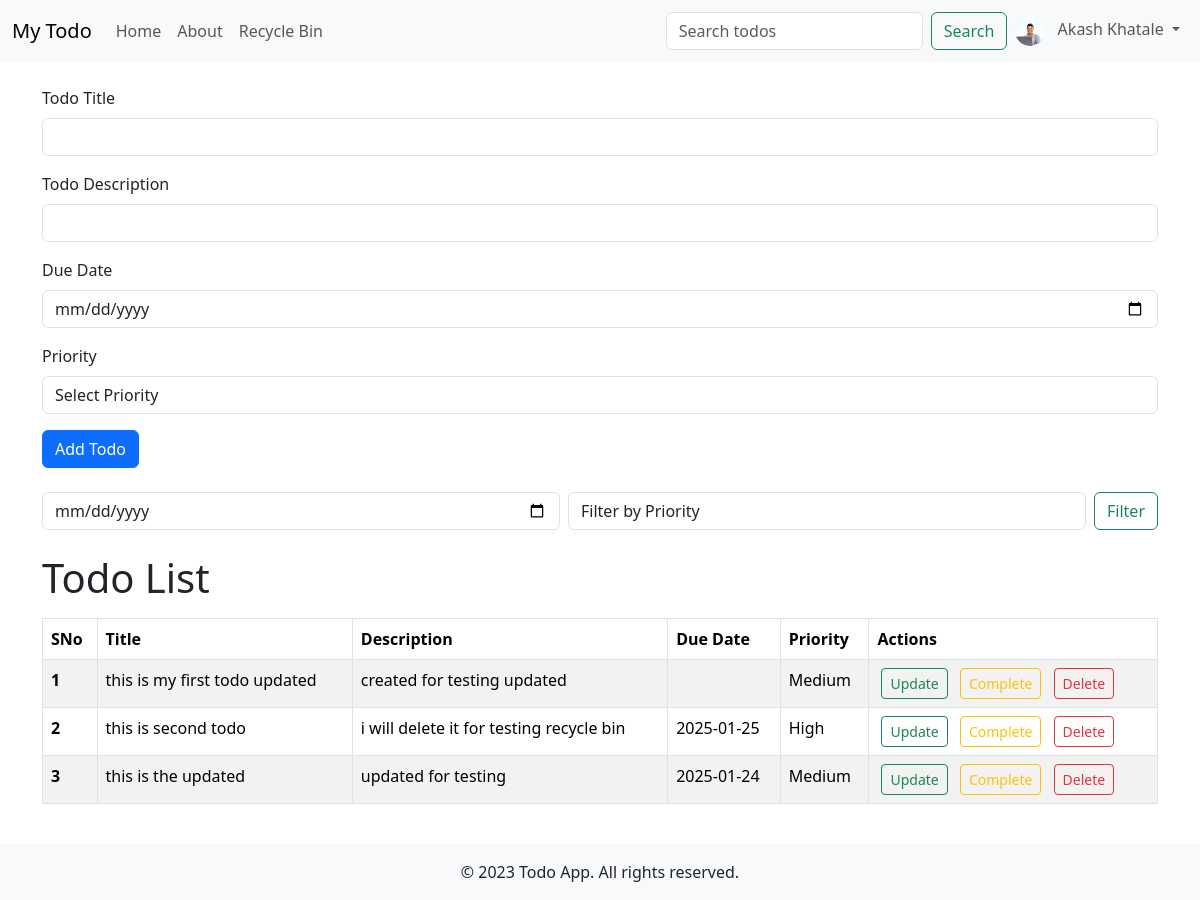
Screenshot of / (signed in) with the database file from the repository.
### app.py (models this page shows)
class User(UserMixin, db.Model):
    id = db.Column(db.Integer, primary_key=True)
    email = db.Column(db.String(100), unique=True, nullable=False)
    password = db.Column(db.String(200), nullable=False)
    name = db.Column(db.String(100), nullable=True)  # New field: User's name
    bio = db.Column(db.String(500), nullable=True)  # New field: User's bio
    profile_photo = db.Column(db.String(200), nullable=True)  # New field: Path to profile photo

class Todo(db.Model):
    sno = db.Column(db.Integer, primary_key=True)
    title = db.Column(db.String(200), nullable=False)
    desc = db.Column(db.String(500), nullable=False)
    date_created = db.Column(db.DateTime, default=datetime.utcnow)
    due_date = db.Column(db.DateTime, nullable=True)
    priority = db.Column(db.String(50), nullable=True)
    completed = db.Column(db.Boolean, default=False)
    deleted = db.Column(db.Boolean, default=False)
    user_id = db.Column(db.Integer, db.ForeignKey('user.id'), nullable=False)

### app.py (the view)
@app.route("/")
@login_required
def home():
    todos = Todo.query.filter_by(user_id=current_user.id, deleted=False).all()
    return render_template("index.html", todos=todos)

### app.py (called while the page is built)
@login_manager.user_loader
def load_user(user_id):
    return User.query.get(int(user_id))

### templates/index.html (shortened to what this page needs)
{% extends "base.html" %}
{% block content %}
    {% if not current_user.is_authenticated %}
        <div class="alert alert-info">
            Please <a href="/login">login</a> or <a href="/signup">signup</a> to manage your todos.
        </div>
    {% else %}
        <form action="/add" method="post">
            <div class="mb-3">
                <label for="todoTitle" class="form-label">Todo Title</label>
                <input type="text" class="form-control" name="title" id="todoTitle" required>
            </div>
            <div class="mb-3">
                <label for="todoDescription" class="form-label">Todo Description</label>
                <input type="text" class="form-control" name="desc" id="todoDescription" required>
            </div>
            <div class="mb-3">
                <label for="dueDate" class="form-label">Due Date</label>
                <input type="date" class="form-control" name="due_date" id="dueDate">
            </div>
            <div class="mb-3">
                <label for="priority" class="form-label">Priority</label>
                <select class="form-control" name="priority" id="priority">
                    <option value="">Select Priority</option>
                </select>
            </div>
            <button type="submit" class="btn btn-primary">Add Todo</button>
        </form>
        <div class="my-4">
            <form action="/filter" method="get" class="d-flex">
                <input type="date" class="form-control me-2" name="due_date" placeholder="Filter by due date">
                <select class="form-control me-2" name="priority">
                    <option value="">Filter by Priority</option>
                </select>
                <button type="submit" class="btn btn-outline-success">Filter</button>
            </form>
        </div>
        <h1 class="mb-3">Todo List</h1>
        <div class="table-responsive">
            <table class="table table-striped table-bordered">
                <thead>
                    <tr>
                        <th scope="col">SNo</th>
                        <th scope="col">Title</th>
                        <th scope="col">Description</th>
                        <th scope="col">Due Date</th>
                        <th scope="col">Priority</th>
                        <th scope="col">Actions</th>
                    </tr>
                </thead>
                <tbody>
                    {% if todos | length == 0 %}
                        <tr>
                            <td colspan="6" class="text-center">No todos found.</td>
                        </tr>
                    {% else %}
                        {% for todo in todos %}
                        <tr>
                            <th scope="row">{{ loop.index }}</th>
                            <td>{{ todo.title }}</td>
                            <td>{{ todo.desc }}</td>
                            <td>{{ todo.due_date.strftime('%Y-%m-%d') if todo.due_date else '' }}</td>
                            <td>{{ todo.priority }}</td>
                            <td>
                                <a href="/update/{{ todo.sno }}" class="btn btn-outline-success btn-sm mx-1">Update</a>
                                <a href="/complete/{{ todo.sno }}" class="btn btn-outline-warning btn-sm mx-1">Complete</a>
                                <a href="/delete/{{ todo.sno }}" class="btn btn-outline-danger btn-sm mx-1">Delete</a>
                            </td>
                        </tr>
                        {% endfor %}
                    {% endif %}
                </tbody>
            </table>
        </div>
    {% endif %}
{% endblock %}

### templates/base.html (shortened to what this page needs)
<!DOCTYPE html>
<html lang="en">
<head>
    <link href="https://cdn.jsdelivr.net/npm/bootstrap@5.3.3/dist/css/bootstrap.min.css" rel="stylesheet">
    <link rel="stylesheet" href="https://cdnjs.cloudflare.com/ajax/libs/font-awesome/6.0.0-beta3/css/all.min.css">
</head>
<body>
    <nav class="navbar navbar-expand-lg navbar-light bg-body-tertiary">
        <div class="container-fluid">
            <a class="navbar-brand" href="/">My Todo</a>
            <div class="collapse navbar-collapse" id="navbarNav">
                <ul class="navbar-nav me-auto">
                    <li class="nav-item">
                        <a class="nav-link" href="/">Home</a>
                    </li>
                    <li class="nav-item">
                        <a class="nav-link" href="/about">About</a>
                    </li>
                    <li class="nav-item">
                        <a class="nav-link" href="/recycle-bin">Recycle Bin</a>
                    </li>
                </ul>
                <form class="d-flex" action="/search" method="GET">
                    <input class="form-control me-2" type="search" name="query" placeholder="Search todos" aria-label="Search">
                    <button class="btn btn-outline-success" type="submit">Search</button>
                </form>
                <ul class="navbar-nav">
                    {% if current_user.is_authenticated %}
                        <li class="nav-item dropdown">
                            <a class="nav-link dropdown-toggle" href="#" id="navbarDropdown" role="button"
                                data-bs-toggle="dropdown" aria-expanded="false">
                                {% if current_user.profile_photo %}
                                    <img src="{{ url_for('static', filename='uploads/' + current_user.profile_photo) }}"
                                         alt="Profile Photo" class="profile-photo">
                                {% else %}
                                    <i class="fas fa-user-circle"></i>
                                {% endif %}
                                {% if current_user.name %}
                                    <span class="ms-2">{{ current_user.name }}</span>
                                {% endif %}
                            </a>
                        </li>
                    {% endif %}
                </ul>
            </div>
        </div>
    </nav>
    <div class="container my-4">
        {% block content %}{% endblock %}
    </div>
    <footer class="bg-light text-center py-3 mt-4">
        <div class="container">
            <p class="mb-0">© 2023 Todo App. All rights reserved.</p>
        </div>
    </footer>
</body>
</html>

### templates/base.html (style rules this page uses)
.profile-photo { width: 30px; height: 30px; border-radius: 50%; object-fit: cover; }

### rows the page displays
User: profile_photo (picture), name "Akash Khatale"
Todo: title "this is my first todo updated", desc "created for testing updated", priority "Medium"
Todo: title "this is second todo", desc "i will delete it for testing recycle bin", due_date "2025-01-25", priority "High"
Todo: title "this is the updated", desc "updated for testing", due_date "2025-01-24", priority "Medium"
